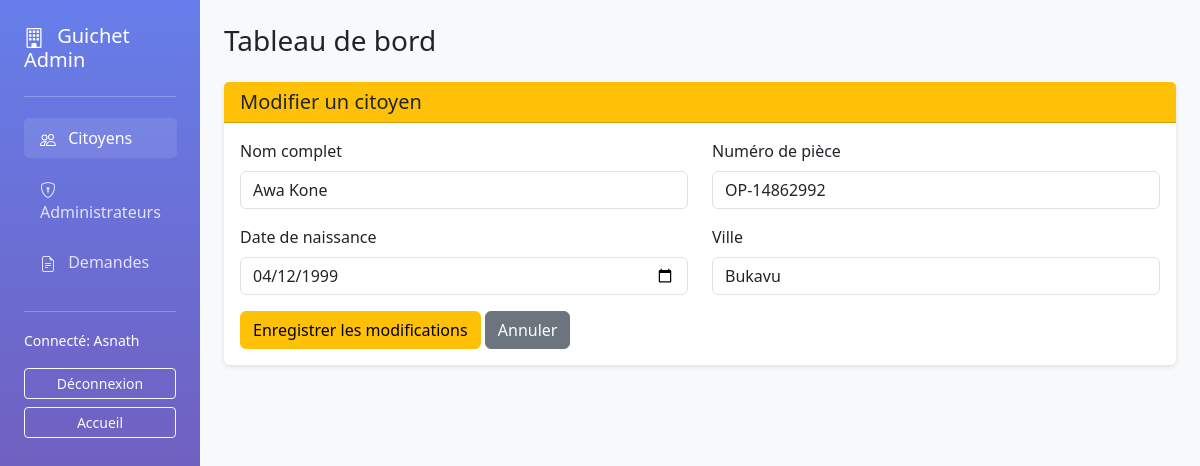
/administrateur.php?section=citoyens&action=editer_citoyen&id=1 (signed in), run on the app's committed database.
### tables this page shows
CREATE TABLE IF NOT EXISTS citoyens (
    id INT AUTO_INCREMENT PRIMARY KEY,
    nom_complet VARCHAR(150) NOT NULL,
    numero_piece VARCHAR(50) NOT NULL UNIQUE,
    date_naissance DATE NOT NULL,
    ville VARCHAR(80) NOT NULL,
    date_creation TIMESTAMP DEFAULT CURRENT_TIMESTAMP
);

### fonctions.php (called while the page is built, shortened)
<?php
function citoyen_par_id(PDO $pdo, int $id): ?array
{
    $stmt = $pdo->prepare('SELECT id, nom_complet, numero_piece, date_naissance, ville, date_creation FROM citoyens WHERE id = :id');
    $stmt->execute(['id' => $id]);
    $result = $stmt->fetch();
    return $result === false ? null : $result;
}

### administrateur.php (the view, shortened to what this page needs)
<?php
require_once __DIR__ . '/demarrage.php';
require_once __DIR__ . '/fonctions.php';
date_default_timezone_set($configApplication['fuseau_horaire']);
$action = $_GET['action'] ?? 'tableau_bord';
$section = $_GET['section'] ?? 'citoyens';
try {
    $pdo = ouvrir_base_de_donnees($configApplication);
    $citoyenAEditer = null;
    if ($action === 'editer_citoyen' && isset($_GET['id'])) {
        $citoyenAEditer = citoyen_par_id($pdo, (int) $_GET['id']);
    }
} catch (Throwable $e) {
    $messageErreur = 'Erreur: ' . $e->getMessage();
    journaliser($configApplication, 'ERREUR', 'Erreur page administrateur', ['message' => $e->getMessage()]);
    $citoyens = [];
    $administrateurs = [];
    $demandes = [];
}
?>
<!doctype html>
<html lang="fr">
<head>
    <link href="https://cdn.jsdelivr.net/npm/bootstrap@5.3.0/dist/css/bootstrap.min.css" rel="stylesheet">
</head>
<body>
    <div class="container-fluid">
        <div class="row">
            <div class="col-md-2 sidebar p-4">
                <h5 class="mb-4">
                    Guichet Admin
                </h5>
                <hr class="bg-white">
                <nav class="nav flex-column">
                    <a class="nav-link <?= $section === 'citoyens' ? 'active' : '' ?>" href="?section=citoyens">
                        Citoyens
                    </a>
                    <a class="nav-link <?= $section === 'administrateurs' ? 'active' : '' ?>" href="?section=administrateurs">
                        Administrateurs
                    </a>
                    <a class="nav-link <?= $section === 'demandes' ? 'active' : '' ?>" href="?section=demandes">
                        Demandes
                    </a>
                </nav>
                <hr class="bg-white mt-4">
                <div class="mb-3">
                    <small>Connecté: <?= htmlspecialchars($_SESSION['admin_nom'], ENT_QUOTES, 'UTF-8') ?></small>
                </div>
                <a href="deconnexion_admin.php" class="btn btn-outline-light btn-sm w-100">Déconnexion</a>
                <a href="index.php" class="btn btn-outline-light btn-sm w-100 mt-2">Accueil</a>
            </div>
            <div class="col-md-10 p-4">
                <h3 class="mb-4">Tableau de bord</h3>
                <?php if ($section === 'citoyens'): ?>
                    <?php if ($action === 'editer_citoyen' && $citoyenAEditer): ?>
                        <div class="card">
                            <div class="card-header bg-warning text-dark">
                                <h5 class="mb-0">Modifier un citoyen</h5>
                            </div>
                            <div class="card-body">
                                <form method="post" action="administrateur.php?section=citoyens">
                                    <div class="row">
                                        <div class="col-md-6 mb-3">
                                            <label class="form-label">Nom complet</label>
                                            <input type="text" name="nom_complet" class="form-control" value="<?= htmlspecialchars($citoyenAEditer['nom_complet'], ENT_QUOTES, 'UTF-8') ?>" required>
                                        </div>
                                        <div class="col-md-6 mb-3">
                                            <label class="form-label">Numéro de pièce</label>
                                            <input type="text" name="numero_piece" class="form-control" value="<?= htmlspecialchars($citoyenAEditer['numero_piece'], ENT_QUOTES, 'UTF-8') ?>" required>
                                        </div>
                                    </div>
                                    <div class="row">
                                        <div class="col-md-6 mb-3">
                                            <label class="form-label">Date de naissance</label>
                                            <input type="date" name="date_naissance" class="form-control" value="<?= htmlspecialchars($citoyenAEditer['date_naissance'], ENT_QUOTES, 'UTF-8') ?>" required>
                                        </div>
                                        <div class="col-md-6 mb-3">
                                            <label class="form-label">Ville</label>
                                            <input type="text" name="ville" class="form-control" value="<?= htmlspecialchars($citoyenAEditer['ville'], ENT_QUOTES, 'UTF-8') ?>" required>
                                        </div>
                                    </div>
                                    <button type="submit" class="btn btn-warning">Enregistrer les modifications</button>
                                    <a href="administrateur.php?section=citoyens" class="btn btn-secondary">Annuler</a>
                                </form>
                            </div>
                        </div>
                    <?php endif; ?>
                <?php endif; ?>
            </div>
        </div>
    </div>
</body>
</html>

### administrateur.php (style rules this page uses)
body { background-color: #f8f9fa; }
.sidebar { min-height: 100vh; background: linear-gradient(180deg, #667eea 0%, #764ba2 100%); color: white; }
.sidebar .nav-link { color: rgba(255,255,255,0.8); border-radius: 5px; margin: 5px 0; }
.sidebar .nav-link:hover, .sidebar .nav-link.active { background-color: rgba(255,255,255,0.1); color: white; }
.card { box-shadow: 0 2px 4px rgba(0,0,0,0.1); margin-bottom: 30px; border: none; }

### data on the page
citoyens: nom_complet "Awa Kone", numero_piece "OP-14862992", date_naissance "04/12/1999", ville "Bukavu"

### other printed values
$_SESSION['admin_nom'] "Asnath"
